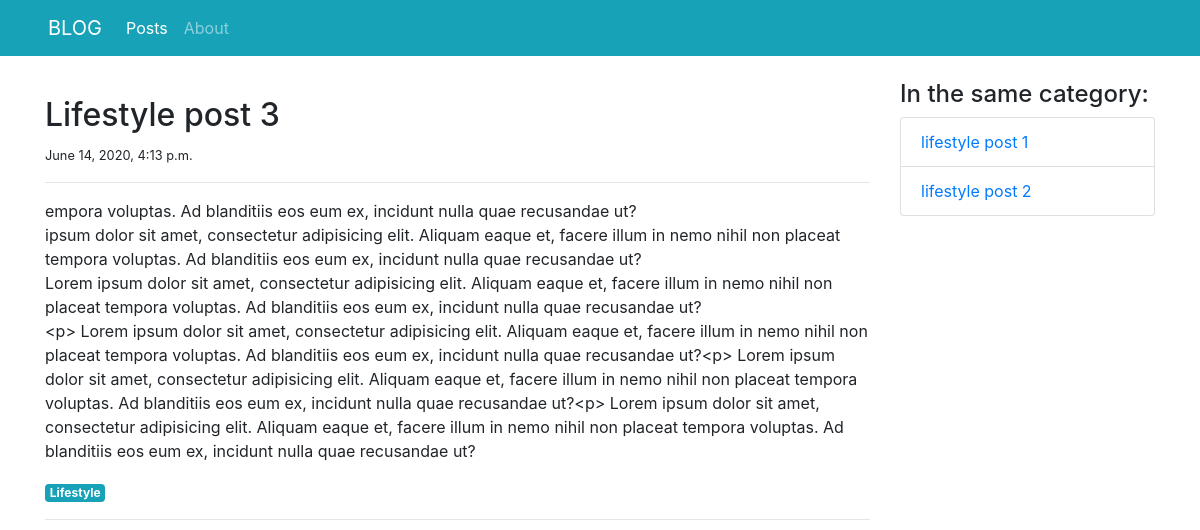
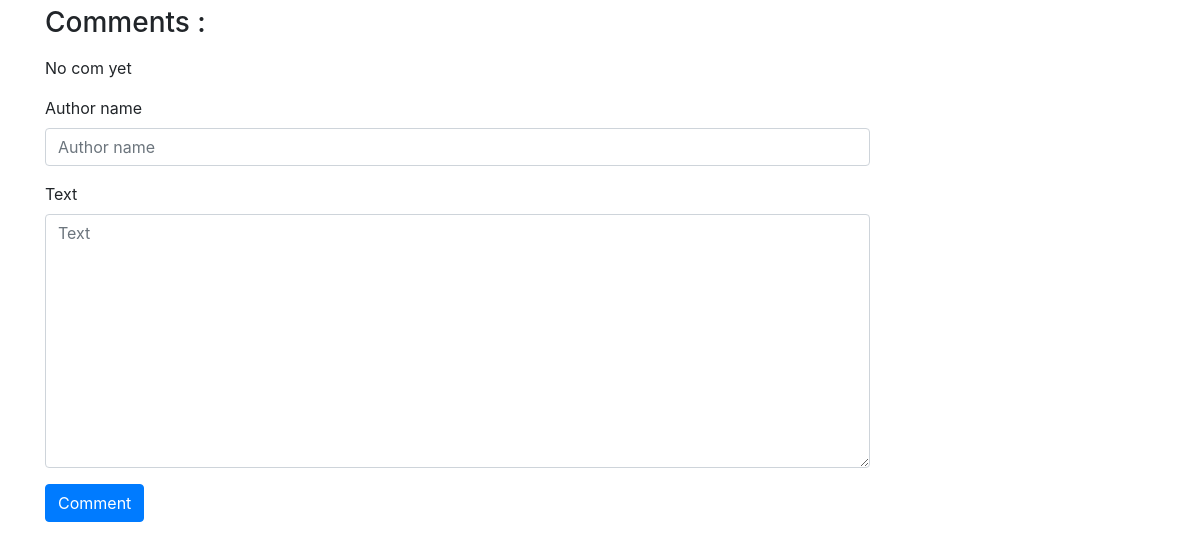
Page /blog/posts/detail/5/ on the earlier database version (2 pictures, top to bottom).
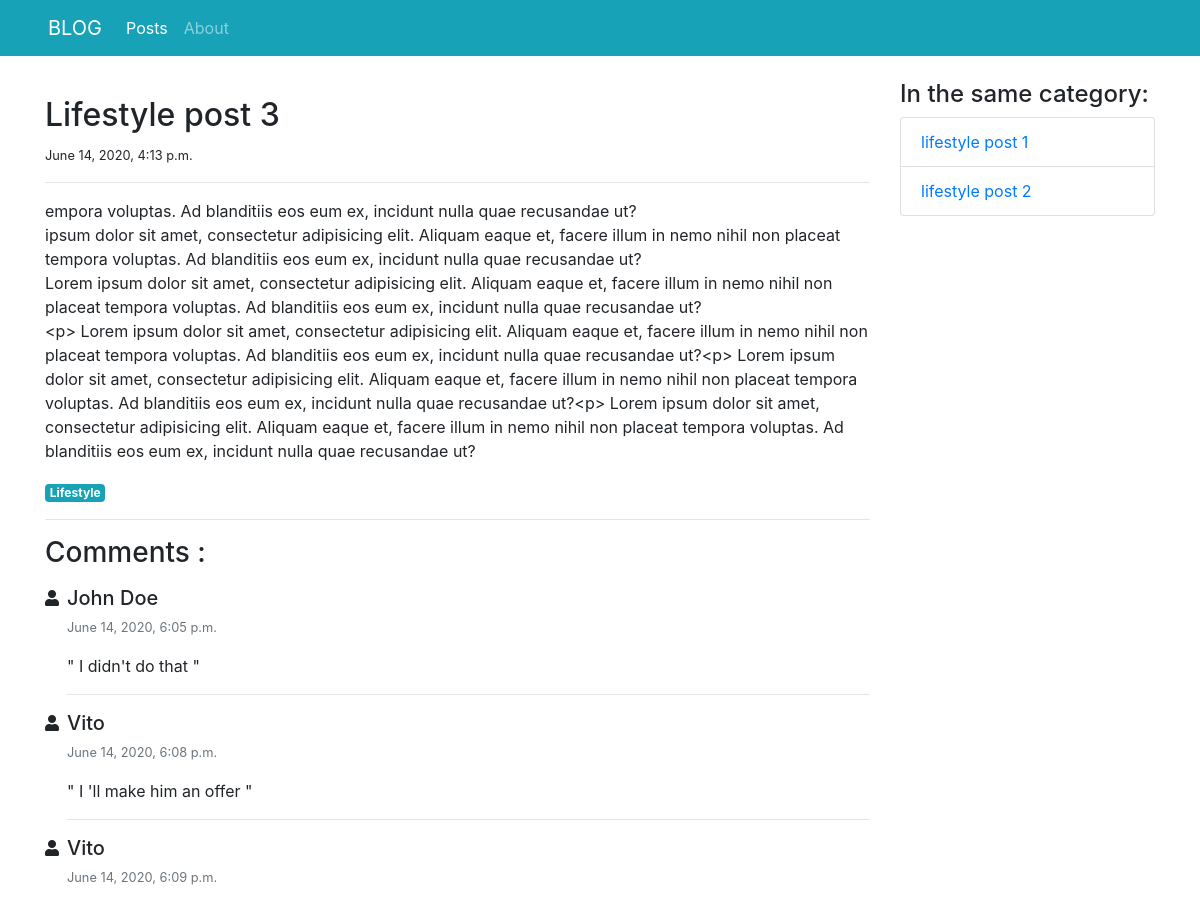
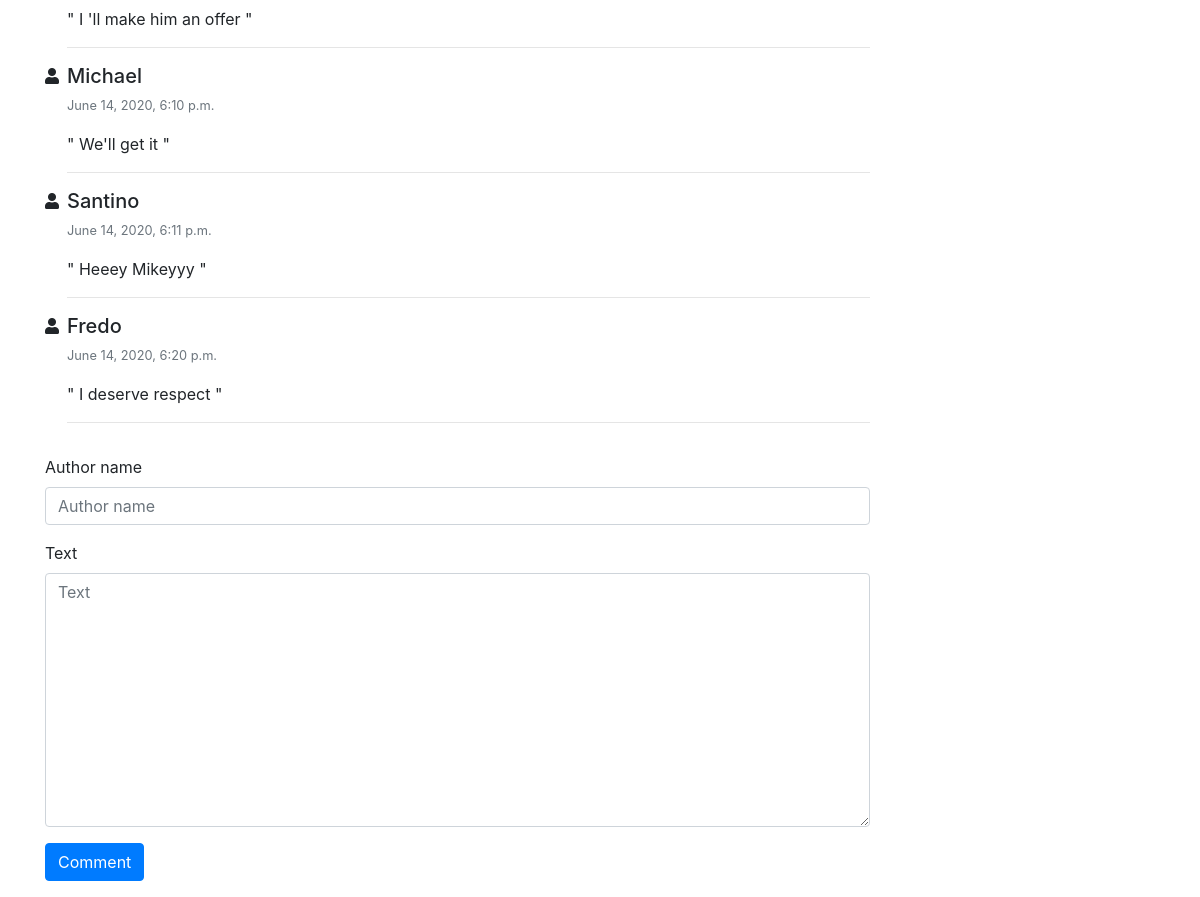
Same page on the later database version (2 pictures, top to bottom).
### blog/models.py (models this page shows, shortened)
class Post(models.Model):
    title = models.CharField(max_length=100)
    category = models.ForeignKey('PostCategory', null=True, blank=True, on_delete=models.DO_NOTHING)
    published = models.BooleanField(default=True)
    text = models.TextField(blank=True)
    created_at = models.DateTimeField(auto_now_add=True)

class PostCategory(models.Model):
    name = models.CharField(max_length=50)
    def slug(self):
        return slugify(self.name)

class Comment(models.Model):
    STATUS_VISIBLE = 'visible'
    STATUS_HIDDEN = 'hidden'
    STATUS_MODERATED = 'moderated'
    STATUS_CHOICES = (
        (STATUS_VISIBLE, 'Visible'),
        (STATUS_HIDDEN, 'Hidden'),
        (STATUS_MODERATED, 'Moderated')
    )
    post = models.ForeignKey('Post', on_delete=models.CASCADE, related_name='comments')
    author_name = models.CharField(max_length=100)
    text = models.TextField()
    status = models.CharField(max_length=20, default=STATUS_VISIBLE, choices=STATUS_CHOICES, editable=True)
    moderation_text = models.CharField(max_length=200, blank=True, editable=True)
    created_at = models.DateTimeField(auto_now_add=True)

### blog/views.py (the view)
# urls.py: path('posts/detail/<int:post_id>/', views.post_detail, name='post-detail'),
def post_detail(request, post_id, message=""):
    post = get_object_or_404(Post, pk=post_id)
    post_same_category = Post.objects.filter(published=True, category=post.category).exclude(pk=post_id)
    comments = post.comments.exclude(status=Comment.STATUS_HIDDEN).order_by('created_at')
    if request.method == 'POST':
        comment_form = CreateCommentForm(request.POST)
        if comment_form.is_valid():
            comment = comment_form.save(commit=False)
            comment.post = post
            comment.save()
            args = [post.pk, "Comment has been posted"]
            return HttpResponseRedirect(reverse('post-detail-message', args=args) + '#comments')
    else:
        comment_form = CreateCommentForm()
    context = {
        'navigation_items': navigation.navigation_items(navigation.NAV_POSTS),
        'post': post,
        'post_same_category': post_same_category,
        'comments': comments,
        'comment_form': comment_form,
        'message': message,
    }
    return render(request, 'blog/post-detail.html', context)

### blog/forms.py
class CreateCommentForm(forms.ModelForm):
    class Meta:
        model = Comment
        fields = ['author_name', 'text']

### blog/navigation.py (called while the page is built)
def navigation_items(selected_item):
    items = []
    for name, url in NAV_ITEMS:
        items.append({
            'name': name,
            'url': url,
            'active': True if selected_item == name else False
        })
    return items

### blog/templates/blog/post-detail.html (shortened to what this page needs)
{% extends 'base.html' %}
{% load bootstrap4 %}
{% block content %}
    <div class="col-sm-9">
        <div class="mt-3">
            <h2>{{ post.title}}</h2>
            <small>{{ post.created_at }}</small>
            <hr>
            <p class="text-muted">
                {{ post.text|linebreaks|safe }}
            </p>
            <a href="{% url 'post_list' post.category.slug %}" class="badge badge-info">
                {{ post.category.name|capfirst }}</a>
        </div>
        <hr>
        <div class="my-3" id="comments">
            <h3 class="mb-3">Comments :</h3>
            <ul class="list-unstyled">
                {% for com in comments %}
                <li class="media">
                    <i class="fas fa-user mr-2 mt-1"></i>
                    <div class="media-body">
                        <h5 class="mt-0 mb-1">{{ com.author_name|capfirst }}</h5>
                        <p>
                            <small class="text-muted">{{ com.created_at }}</small>
                        </p>
                        <p>
                            {% if com.status == 'moderated' %}
                                <span class="font-weight-light font-italic text-muted">
                                    [[ Moderated comment : {{ com.moderation_text }} ]]
                                </span>
                            {% else %}
                                " {{ com.text }} "
                            {% endif %}
                        </p>
                        <hr>
                    </div>
                </li>
                {% empty %}
                <li class="media"> </i> No com yet</li>
                {% endfor %}
            </ul>
            <form action="{% url 'post-detail' post.pk %}" method="post" class="form">
                {% bootstrap_form comment_form %}
                {% buttons %}
                <input type="submit" class="btn btn-primary" value="Comment">
                {% endbuttons %}
            </form>
        </div>
    </div>
    <aside class="col-sm-3">
        <h4> In the same category: </h4>
            <ul class="list-group">
                {% for post in post_same_category %}
                <li class="list-group-item">
                    <a href="{% url 'post-detail' post.pk %}">
                            {{ post.title|truncatewords:4 }}
                    </a>
                </li>
                {% empty %}
                    This is the only post
                {% endfor %}
            </ul>
    </aside>
{% endblock %}

### templates/base.html (shortened to what this page needs)
<!DOCTYPE html>
{% load static %}
<html lang="en">
<head>
    <link rel="stylesheet" href="{% static 'css/bootstrap.min.css' %}">
    <link rel="stylesheet" href="https://use.fontawesome.com/releases/v5.11.2/css/all.css">
</head>
<body>
    <header>
        <nav class="navbar sticky-top navbar-expand-md navbar-dark bg-info px-5">
            <a href="{% url 'home' %}" class="navbar-brand">BLOG</a>
            <div class="collapse navbar-collapse" id="navbar">
                <ul class="navbar-nav mr-auto">
                    {% for item in navigation_items %}
                        <li class="nav-item {% if item.active %}active{% endif %}">
                            <a href="{{ item.url }}" class="nav-link">{{ item.name }} </a>
                        </li>
                    {% endfor %}
                </ul>
            </div>
        </nav>
    </header>
    <div class="container">
         <div class="row mt-4">
             {% block content %} override this block {% endblock %}
         </div>
    </div>
</body>
</html>

Differences in the rows shown:
added Comment: author_name "John Doe", created_at "June 14, 2020, 6:05 p.m.", text "I didn't do that"
added Comment: author_name "Vito", created_at "June 14, 2020, 6:08 p.m.", text "I 'll make him an offer"
added Comment: author_name "Vito", created_at "June 14, 2020, 6:09 p.m.", text "I 'll make him an offer"
added Comment: author_name "Michael", created_at "June 14, 2020, 6:10 p.m.", text "We'll get it"
added Comment: author_name "Santino", created_at "June 14, 2020, 6:11 p.m.", text "Heeey Mikeyyy"
added Comment: author_name "Fredo", created_at "June 14, 2020, 6:20 p.m.", text "I deserve respect"
Other differences:
text no longer shown: "No com yet"
